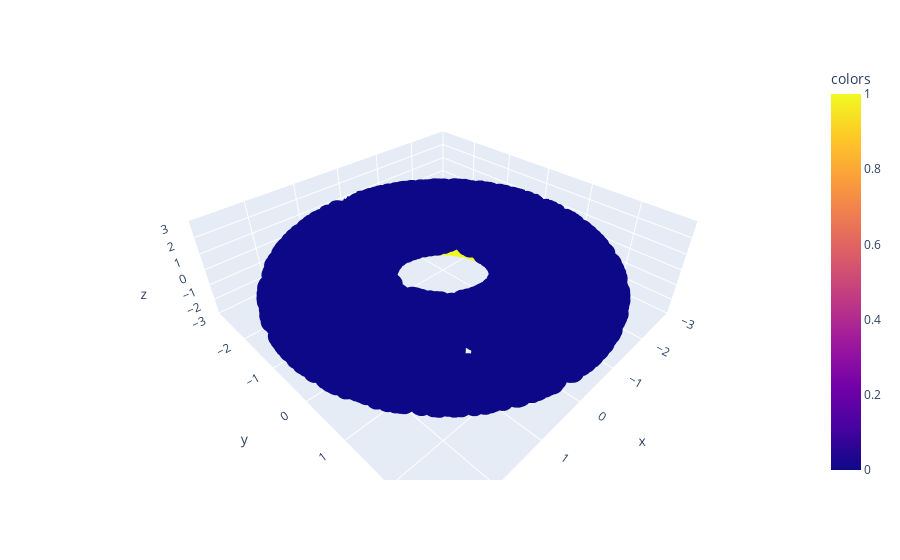

Notebook code cell kept with this figure:
### Code cell
T = Torus(2000)
ps = plot_geodesic(T, start, end)

### Figure 1 — Plotly figure (JSON) as saved in the notebook; plotly's stock layout.template omitted (floating-point values rounded to 4 significant figures; data arrays with more than 128 entries replaced by an {"elided": "..."} marker saying what was removed)
{"data": [{"hovertemplate": "x=%{x}<br>y=%{y}<br>z=%{z}<br>colors=%{marker.color}<extra></extra>", "legendgroup": "", "marker": {"color": {"elided": "2050 int values"}, "coloraxis": "coloraxis", "symbol": "circle"}, "mode": "markers", "name": "", "scene": "scene", "showlegend": false, "type": "scatter3d", "x": {"elided": "2050 float values"}, "y": {"elided": "2050 float values"}, "z": {"elided": "2050 float values"}}], "layout": {"coloraxis": {"colorbar": {"title": {"text": "colors"}}, "colorscale": [[0, "#0d0887"], [0.1111, "#46039f"], [0.2222, "#7201a8"], [0.3333, "#9c179e"], [0.4444, "#bd3786"], [0.5556, "#d8576b"], [0.6667, "#ed7953"], [0.7778, "#fb9f3a"], [0.8889, "#fdca26"], [1, "#f0f921"]]}, "legend": {"tracegroupgap": 0}, "margin": {"t": 60}, "scene": {"domain": {"x": [0, 1], "y": [0, 1]}, "xaxis": {"range": [-3.0, 3.0], "title": {"text": "x"}}, "yaxis": {"range": [-3.0, 3.0], "title": {"text": "y"}}, "zaxis": {"range": [-3.0, 3.0], "title": {"text": "z"}}}}}
